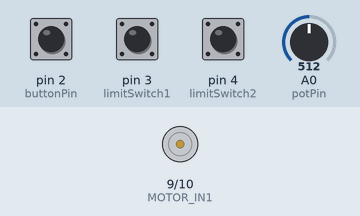
Bench run of a sketch on a simulated Arduino Uno, built with avr-gcc and run on an emulated ATmega328P. On the bench: motor-driver pin pairs drawn as motors (green arrow = first pin HIGH = forward, orange = second pin HIGH = backward, longer = more drive). The inputs (shaded band) are chosen by the test bench; at power-on: pin 2 (buttonPin) LOW, pin 3 (limitSwitch1) LOW, A0 (potPin) = 512, pin 4 (limitSwitch2) LOW. What the sketch prints to the serial monitor is not drawn.

Above: at 1.2 s.
1.3 s: pin 2 (buttonPin) pulled HIGH for 0.15 s
At 2.2 s:
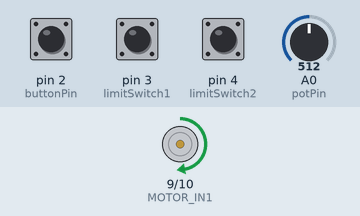
2.9 s: pin 3 (limitSwitch1) pulled HIGH for 0.15 s
At 3.4 s:
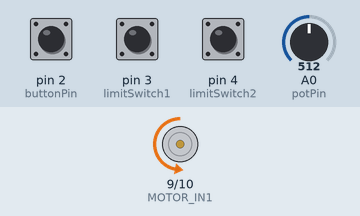
4.5 s: A0 (potPin) set to 716
At 5.7 s:
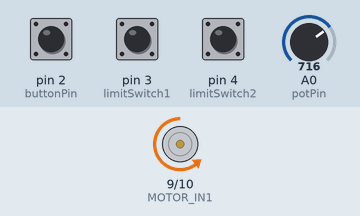
6.0 s: pin 4 (limitSwitch2) pulled HIGH for 0.15 s
At 7.2 s:
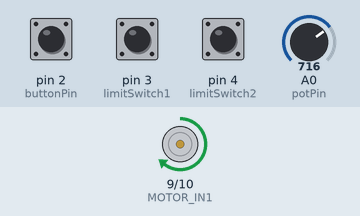
7.6 s: A0 (potPin) set to 900
At 8.0 s:
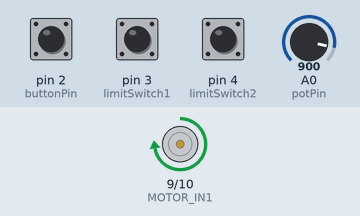
9.1 s: pin 3 (limitSwitch1) pulled HIGH for 1 s
At 9.5 s:
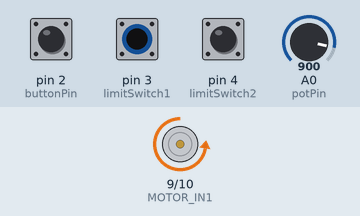
Timing chart, 0 to 12.1 s (numbered marks = the images above; inputs shaded):
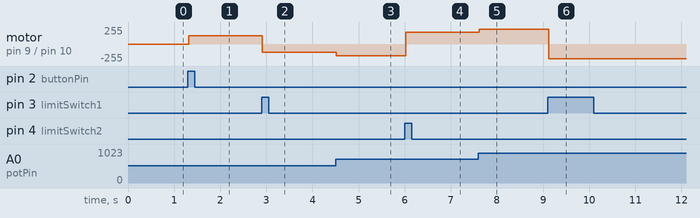

Measured:
- after the input at 1.3 s, motor on pin 9 (MOTOR_IN1) / pin 10 (MOTOR_IN2): stopped → forward 127/255 at once
- after the input at 2.9 s, motor on pin 9 (MOTOR_IN1) / pin 10 (MOTOR_IN2): forward 127/255 → backward 127/255 at once
- after the input at 4.5 s, motor on pin 9 (MOTOR_IN1) / pin 10 (MOTOR_IN2): backward 127/255 → backward 178/255 at once
- after the input at 6.0 s, motor on pin 9 (MOTOR_IN1) / pin 10 (MOTOR_IN2): backward 178/255 → forward 178/255 at once
- after the input at 7.6 s, motor on pin 9 (MOTOR_IN1) / pin 10 (MOTOR_IN2): forward 178/255 → forward 224/255 at once
- after the input at 9.1 s, motor on pin 9 (MOTOR_IN1) / pin 10 (MOTOR_IN2): forward 224/255 → backward 224/255 at once

The sketch:

DistributorControl.ino
```cpp
/*
 *  Creator : Kenny Brown
 *  University of Virginia - Mechanical and Aerospace Engineering
 *  Title : Spooling Fiber Distributor
 *  This sketch controls the speed and direction of a motor attached to a linear rail
 *  Limit switches are used to make the rail carriage traverse back and forth between a distance set by the physical position of the limit switches

 Hardware:
 Motor/Guide/Carriage: Upcycled from Epson Expression XP-440 Printer
 Controller: Arduino Uno R3
 Motor Driver: Adafruit DRV8871
 Limit Switches: Pololu 1405

** NOTE: MOTOR_IN1, LOW = Forward, MOTOR_IN2, LOW = Backward
*/

// Pin Callouts
const int buttonPin = 2;    // Motor On/Off Buttom
const int limitSwitch1 = 3; // Limit switch 1
const int limitSwitch2 = 4; // Limit switch 2
const int potPin = A0;      // Motor speed trim pot
const int MOTOR_IN1 = 9;    // Motor driver input 1
const int MOTOR_IN2 = 10;   // Motor driver input 2

//Variables
byte button;          // Button condition on this loop
byte oldbutton = 0;   // Previous button condition
byte state = 0;       // State of "on/off" switch

byte limit1;          // Limit switch #1 condition on this loop
byte oldlimit1 = 0;   // Previous limit switch #1 condition
byte limit2;          // Limit switch #2 condition on this loop
byte oldlimit2 = 0;   // Previous limit switch #2 condition
byte dir = 0;         // Motor direction state

int potValue = 0;     // Variable for trim pot value

void setup() {
  Serial.begin(9600);
  pinMode(buttonPin, INPUT);
  pinMode(limitSwitch1, INPUT);
  pinMode(potPin, INPUT);
  pinMode(MOTOR_IN1, OUTPUT);
  pinMode(MOTOR_IN2, OUTPUT);
}

/*  ---------------------------------------------------------------------------
 *   READ IN
 *  ---------------------------------------------------------------------------
 */
void loop() {
  potValue = map(analogRead(potPin),0,1023,0,255);
  Serial.println(potValue);
  button = digitalRead(buttonPin);
  limit1 = digitalRead(limitSwitch1);
  limit2 = digitalRead(limitSwitch2);
  Serial.println(dir);

/*  ---------------------------------------------------------------------------
 *   ON/OFF BUTTON
 *  ---------------------------------------------------------------------------
 */
if(button && !oldbutton) // same as if(button == high && oldbutton == low)
 {
   //we have a new button press
   if(state == 0) // if the state is off, turn it on
   {
     //do stuff
     state = 1;
     Serial.println("Motor On");
   }
   else // if the state is on, turn it off
   {
     //do stuff
     state = 0;
     digitalWrite(MOTOR_IN1, LOW);
     digitalWrite(MOTOR_IN2, LOW);
     Serial.println("Motor Off");
   }
   oldbutton = 1;
 }
 else if(!button && oldbutton) // same as if(button == low && oldbutton == high)
 {
   // the button was released
   oldbutton = 0;
 }

 /* ---------------------------------------------------------------------------
 *   LIMIT SWITCH #1
 *  ---------------------------------------------------------------------------*/

if(limit1 && !oldlimit1) // same as if(limimt == high && oldlimit == low)
 {
   //we have a new button press
   if(dir == 0) // if the state is CCW, turn it CW
   {
     dir = 1;
     Serial.println("Motor CW");
   }
   else // if the state is CW, turn it CCW
   {
     dir = 0;
     Serial.println("Motor CCW");
   }
   oldlimit1 = 1;
 }
 else if(!limit1 && oldlimit1) // same as if(limit == low && oldlimit == high)
 {
   // the limit switch was released
   oldlimit1 = 0;
 }

  /* ---------------------------------------------------------------------------
 *   LIMIT SWITCH #2
 *  ---------------------------------------------------------------------------*/

if(limit2 && !oldlimit2) // same as if(limit == high && oldlimit == low)
 {
   //we have a new button press
   if(dir == 0) // if the state is CCW, turn it CW
   {
     dir = 1;
     Serial.println("Motor CW");
   }
   else // if the state is CW, turn it CCW
   {
     dir = 0;
     Serial.println("Motor CCW");
   }
   oldlimit2 = 1;
 }
 else if(!limit2 && oldlimit2) // same as if(limit == low && oldlimit == high)
 {
   // the limit switch was released
   oldlimit2 = 0;
 }

  /* ---------------------------------------------------------------------------
 *   SYSTEM OPERATION
 *  ---------------------------------------------------------------------------*/

if(state == 1) //If the motor is on then...
{
     if(dir == 1) //if the motor direction is clockwise...
          {
           digitalWrite(MOTOR_IN1, LOW);
           analogWrite(MOTOR_IN2, potValue);
          }
         else //if the motor direction is counterclockwise...
          {
           digitalWrite(MOTOR_IN2, LOW);
           analogWrite(MOTOR_IN1, potValue);
          }
}
     else // otherwise the motor is off
     {
     digitalWrite(MOTOR_IN1, LOW);
     digitalWrite(MOTOR_IN2, LOW);
     }
//---------------------------------------------------------------------------------------------

}

/*REFERENCES:
 * Example of button for on/off state: https://forum.arduino.cc/index.php?topic=114316.0
 * Tutorial for motor driver: https://learn.adafruit.com/adafruit-drv8871-brushed-dc-motor-driver-breakout/overview
 * TrimPot Control of a Motor: https://www.arduino.cc/en/Tutorial/AnalogInOutSerial
*/
```
